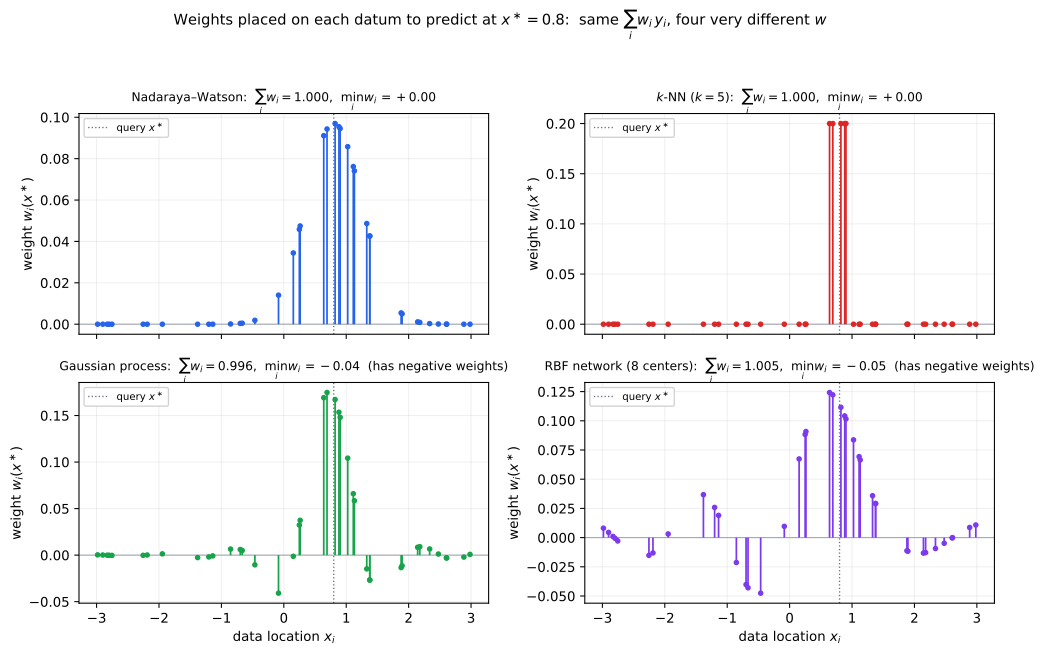

Generate this figure with Python:
"""Same skeleton, different weights: the equivalent kernel of each method.

Appendix B.  Every member predicts at a query x* as a weighted sum of the
SAME stored responses,

    yhat(x*) = sum_i w_i(x*) y_i .

This figure makes the *weight vector* w(x*) visible.  For one fixed query x*
on the shared dataset of `kernel-family-fits.py`, it stems w_i(x*) over the
data locations x_i for four members, exposing exactly which property of basic
kernel regression each one relaxes:

  (NW)   Nadaraya-Watson  -- weights non-negative, sum to 1, local bell.
  (kNN)  k-NN             -- k equal positive spikes (1/k), zero elsewhere.
  (GP)   Gaussian process -- the EQUIVALENT-kernel weights (K+sn^2 I)^{-1} k(x*)
                             are signed and oscillate (negative side-lobes),
                             and need NOT sum to 1.
  (RBF)  RBF network      -- effective data weights routed THROUGH m centers,
                             Phi (Phi^T Phi)^{-1} phi(x*); signed and broad.

Punchline: basic kernel regression is the member whose weights are
non-negative, normalized, and local; each relative relaxes one of those.
Deterministic (fixed seed); regenerates the same data as kernel-family-fits.py.

Outputs:
  kernel-family-weights.svg
  kernel-family-weights.json
"""
import json
import pathlib

import numpy as np
import matplotlib
matplotlib.use("Agg")
import matplotlib.pyplot as plt

HERE = pathlib.Path(__file__).resolve().parent
np.seterr(divide="ignore", over="ignore", invalid="ignore")

rng = np.random.default_rng(0)


def f_true(x):
    return np.sin(1.5 * x) + 0.3 * x


n = 40
noise = 0.25
xt = np.sort(rng.uniform(-3.0, 3.0, size=n))
yt = f_true(xt) + noise * rng.standard_normal(n)

xq = 0.8                      # the query whose weight vector we dissect

# --- NW Gaussian weights (non-negative, normalized) -------------------------
h = 0.45
wn = np.exp(-(xq - xt) ** 2 / (2 * h ** 2))
wn = wn / wn.sum()

# --- k-NN weights (k equal spikes) ------------------------------------------
k = 5
wk = np.zeros(n)
wk[np.argsort(np.abs(xq - xt))[:k]] = 1.0 / k

# --- GP equivalent-kernel weights: yhat(x*) = k(x*)^T (K+sn^2 I)^{-1} y ------
ell, sf, sn = 0.6, 1.0, noise


def rbf_cov(a, b):
    return sf ** 2 * np.exp(-(a[:, None] - b[None, :]) ** 2 / (2 * ell ** 2))


K = rbf_cov(xt, xt)
Ky = K + sn ** 2 * np.eye(n)
ks_q = rbf_cov(np.array([xq]), xt).ravel()
wg = np.linalg.solve(Ky, ks_q)            # signed equivalent weights

# --- RBF effective data weights through m centers ---------------------------
m = 8
centers = np.linspace(-3.0, 3.0, m)
sig = 0.6
ridge = 1e-6


def design(x):
    return np.exp(-(x[:, None] - centers[None, :]) ** 2 / (2 * sig ** 2))


Phi = design(xt)
phi_q = design(np.array([xq])).ravel()
# yhat(x*) = phi(x*)^T (Phi^T Phi + rI)^{-1} Phi^T y  =  wr^T y
wr = Phi @ np.linalg.solve(Phi.T @ Phi + ridge * np.eye(m), phi_q)

# consistency: w^T y must reproduce each estimator's prediction at x*
pred = {"nw": float(wn @ yt), "knn": float(wk @ yt),
        "gp": float(wg @ yt), "rbf": float(wr @ yt)}

series = [
    ("Nadaraya–Watson", wn, "#2563eb"),
    (f"$k$-NN ($k={k}$)", wk, "#dc2626"),
    ("Gaussian process", wg, "#16a34a"),
    (f"RBF network (${m}$ centers)", wr, "#7c3aed"),
]

summary = {}
for name, w, _ in series:
    summary[name] = {"sum": float(w.sum()), "min": float(w.min()),
                     "max": float(w.max()), "has_negative": bool(w.min() < -1e-9)}

with open(HERE / "kernel-family-weights.json", "w") as fp:
    json.dump({"query": xq, "n": n, "predictions": pred, "weights": summary},
              fp, indent=1)

fig, axes = plt.subplots(2, 2, figsize=(10.6, 6.8), sharex=True)
for ax, (name, w, color) in zip(axes.ravel(), series):
    ax.axhline(0, color="#9ca3af", lw=0.8, zorder=1)
    ax.axvline(xq, color="#6b7280", lw=1.0, ls=":", zorder=1, label=r"query $x^\ast$")
    ml, sl, bl = ax.stem(xt, w, basefmt=" ")
    plt.setp(sl, color=color, lw=1.3)
    plt.setp(ml, color=color, markersize=3.2)
    neg = "  (has negative weights)" if w.min() < -1e-9 else ""
    ax.set_title(rf"{name}:  $\sum_i w_i = {w.sum():.3f}$,  "
                 rf"$\min_i w_i = {w.min():+.2f}${neg}", fontsize=9.2)
    ax.legend(fontsize=7.6, loc="upper left", framealpha=0.9)
    ax.grid(True, alpha=0.18)
    ax.set_xlabel("data location $x_i$")
    ax.set_ylabel("weight $w_i(x^\\ast)$")
for ax in axes[0, :]:
    ax.set_xlabel("")

fig.suptitle(rf"Weights placed on each datum to predict at $x^\ast={xq}$:  "
             "same $\\sum_i w_i\\,y_i$, four very different $w$", fontsize=11, y=1.0)
fig.tight_layout(rect=(0, 0, 1, 0.98))
fig.savefig(HERE / "kernel-family-weights.svg", bbox_inches="tight")
print("wrote kernel-family-weights.svg / .json")
print(f"  query x* = {xq}; predictions reproduced from w^T y:")
for kk in pred:
    print(f"    {kk:4s}: {pred[kk]:+.3f}")
for name, w, _ in series:
    print(f"  {name:28s} sum {w.sum():+.3f}  min {w.min():+.3f}  max {w.max():+.3f}")
